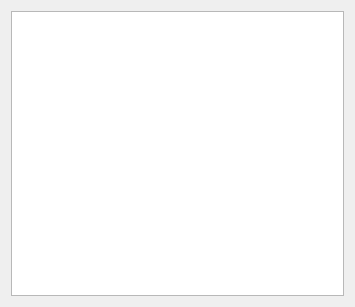
<?xml version="1.0" encoding="UTF-8"?>
<ui version="4.0">
 <class>teTestParameterClass</class>
 <widget class="QWidget" name="teTestParameterClass">
  <property name="geometry">
   <rect>
    <x>0</x>
    <y>0</y>
    <width>355</width>
    <height>307</height>
   </rect>
  </property>
  <property name="windowTitle">
   <string>teTestParameter</string>
  </property>
  <layout class="QVBoxLayout" name="verticalLayout">
   <item>
    <widget class="te::ObjectTreeWidget" name="treeView"/>
   </item>
  </layout>
 </widget>
 <layoutdefault spacing="6" margin="11"/>
 <customwidgets>
  <customwidget>
   <class>te::ObjectTreeWidget</class>
   <extends>QTreeView</extends>
   <header>teObjectTreeWidget.h</header>
  </customwidget>
 </customwidgets>
 <resources/>
 <connections/>
</ui>
